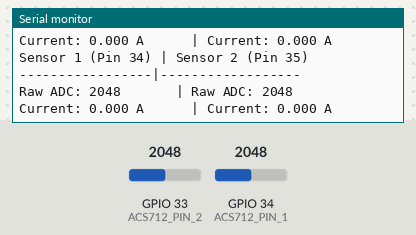
Simulated run of this sketch. Board: ESP32. On the bench: the last lines printed to the serial monitor. Inputs (shaded band) come from the test bench; at power-on: GPIO 33 (ACS712_PIN_2) = 2048, GPIO 34 (ACS712_PIN_1) = 2048 (analog values on the 0–4095 scale).

Above: at 7.2 s.
7.3 s: GPIO 33 (ACS712_PIN_2) set to 2866
At 8.6 s:
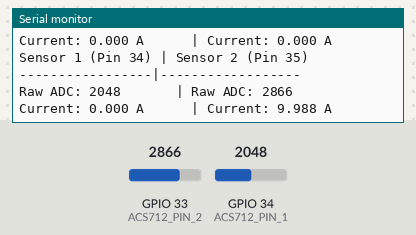
8.8 s: GPIO 34 (ACS712_PIN_1) set to 2866
At 9.9 s:
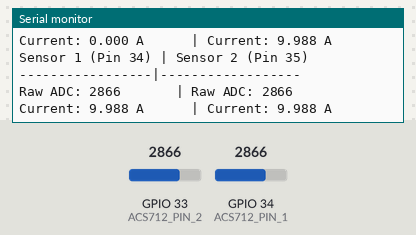
10.3 s: GPIO 33 (ACS712_PIN_2) set to 3603
At 11.5 s:
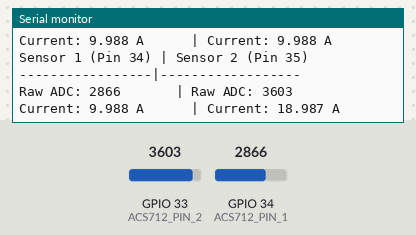
11.8 s: GPIO 34 (ACS712_PIN_1) set to 3603
At 12.6 s:
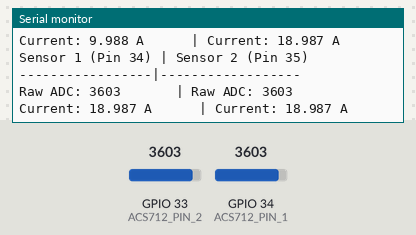
Timing chart, 0 to 14.3 s (numbered marks = the images above; inputs shaded):
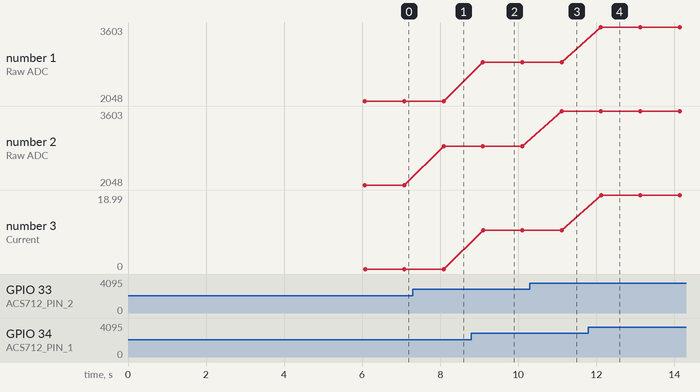

The sketch:

acs712_test.ino
```cpp
/*
 * ESP32 ACS712 Hall Effect Sensor Test
 * Tests two ACS712 current sensors (30A version) on pins 34 and 35
 *
 * Features:
 * - 12-bit ADC resolution with 11dB attenuation
 * - Converts raw ADC to current in Amps (sensitivity: 0.066 V/A)
 * - Serial monitor output for both sensors
 * - Calibration function to zero sensors (set quiescent voltage)
 * - 1-second interval between readings
 */

// ACS712 Pin Definitions
const int ACS712_PIN_1 = 34;  // First sensor ADC pin
const int ACS712_PIN_2 = 33;  // Second sensor ADC pin

// ACS712 Parameters (30A version)
const float ACS712_SENSITIVITY = 0.066;  // 66 mV/A
const float ACS712_SUPPLY_VOLTAGE = 5.0;  // ACS712 supply voltage (V)
const float ACS712_QUIESCENT_VOLTAGE = ACS712_SUPPLY_VOLTAGE / 2.0;  // 2.5V at no current
const int ADC_RESOLUTION = 12;  // 12-bit ADC (0-4095)
const float ADC_MAX_VALUE = 4095.0;

// Calibration offsets (will be set during calibration)
float zeroOffset1 = 0.0;
float zeroOffset2 = 0.0;

// Calibration duration (milliseconds)
const unsigned long CALIBRATION_TIME = 3000;

// Reading interval (1 second)
const unsigned long READING_INTERVAL = 1000;

void setup() {
  // Initialize Serial communication
  Serial.begin(115200);
  delay(1000);  // Wait for Serial to initialize

  Serial.println("\n========================================");
  Serial.println("  ESP32 ACS712 Dual Sensor Test");
  Serial.println("========================================");
  Serial.println();

  // Configure ADC for both sensors
  configureADC();

  // Perform calibration
  calibrateSensors();

  Serial.println();
  Serial.println("Calibration complete. Starting readings...");
  Serial.println("========================================");
  Serial.println();
}

void loop() {
  // Read raw ADC values
  int rawValue1 = readSensorRaw(ACS712_PIN_1);
  int rawValue2 = readSensorRaw(ACS712_PIN_2);

  // Convert to current (Amps)
  float current1 = convertToCurrent(rawValue1, zeroOffset1);
  float current2 = convertToCurrent(rawValue2, zeroOffset2);

  // Display results
  Serial.println("Sensor 1 (Pin 34) | Sensor 2 (Pin 35)");
  Serial.println("-----------------|------------------");
  Serial.print("Raw ADC: ");
  Serial.print(rawValue1);
  Serial.print("       | Raw ADC: ");
  Serial.println(rawValue2);

  Serial.print("Current: ");
  Serial.print(current1, 3);
  Serial.print(" A      | Current: ");
  Serial.print(current2, 3);
  Serial.println(" A");
  Serial.println();

  // Wait for next reading
  delay(READING_INTERVAL);
}

/**
 * Configure ADC with 12-bit resolution and 11dB attenuation
 */
void configureADC() {
  // Set ADC resolution (12-bit = 0-4095)
  analogReadResolution(ADC_RESOLUTION);

  // Set attenuation to 11dB (allows full 0-3.3V range)
  analogSetAttenuation(ADC_11db);

  Serial.println("ADC Configuration:");
  Serial.println("  Resolution: 12-bit (0-4095)");
  Serial.println("  Attenuation: 11dB");
  Serial.println("  Voltage Range: 0-3.3V");
  Serial.println("  ACS712 Supply: 5.0V (quiescent ~2.5V)");
  Serial.println();
}

/**
 * Read raw ADC value from sensor pin
 */
int readSensorRaw(int pin) {
  return analogRead(pin);
}

/**
 * Convert raw ADC value to current in Amps
 *
 * Formula:
 *   Voltage = (rawADC / ADC_MAX_VALUE) * 3.3  (ESP32 ADC reference)
 *   Current = (Voltage - zeroOffsetVoltage) / ACS712_SENSITIVITY
 */
float convertToCurrent(int rawADC, float zeroOffset) {
  // Convert raw ADC to voltage (ESP32 ADC reference is 3.3V)
  float voltage = (rawADC / ADC_MAX_VALUE) * 3.3;

  // Calculate current using calibrated zero offset
  float current = (voltage - zeroOffset) / ACS712_SENSITIVITY;

  return current;
}

/**
 * Calibrate both sensors by averaging readings with no current
 * Ensure NO current flows through sensors during calibration
 */
void calibrateSensors() {
  Serial.println("Starting calibration...");
  Serial.println("Ensure NO current flows through sensors during calibration.");
  Serial.println("Calibrating for " + String(CALIBRATION_TIME / 1000) + " seconds...");
  Serial.println();

  delay(2000);  // Give user time to ensure no current

  // Variables to accumulate readings
  long sum1 = 0;
  long sum2 = 0;
  int samples = 0;

  unsigned long startTime = millis();
  while (millis() - startTime < CALIBRATION_TIME) {
    sum1 += readSensorRaw(ACS712_PIN_1);
    sum2 += readSensorRaw(ACS712_PIN_2);
    samples++;
    delay(10);  // Small delay between samples
  }

  // Calculate average raw ADC values
  float avgRaw1 = (float)sum1 / samples;
  float avgRaw2 = (float)sum2 / samples;

  // Convert to voltage for zero offset
  zeroOffset1 = (avgRaw1 / ADC_MAX_VALUE) * 3.3;
  zeroOffset2 = (avgRaw2 / ADC_MAX_VALUE) * 3.3;

  Serial.println("Calibration Results:");
  Serial.println("---------------------");
  Serial.print("Sensor 1 - Avg Raw ADC: ");
  Serial.print(avgRaw1, 1);
  Serial.print(" | Zero Offset Voltage: ");
  Serial.print(zeroOffset1, 3);
  Serial.println(" V");

  Serial.print("Sensor 2 - Avg Raw ADC: ");
  Serial.print(avgRaw2, 1);
  Serial.print(" | Zero Offset Voltage: ");
  Serial.print(zeroOffset2, 3);
  Serial.println(" V");
  Serial.println();

  // Verify offset is near expected quiescent voltage (2.5V for 5V supply)
  float expectedOffset = ACS712_QUIESCENT_VOLTAGE;
  if (abs(zeroOffset1 - expectedOffset) > 0.3 || abs(zeroOffset2 - expectedOffset) > 0.3) {
    Serial.println("WARNING: Zero offset deviates significantly from expected " + String(expectedOffset, 2) + "V.");
    Serial.println("         Expected ~2.5V for 5V supply. Check sensor power and connections.");
    Serial.println();
  }
}
```

Measured:
- after the input at 7.3 s, the serial monitor: prints a new line after 0.79 s (image 1)
- after the input at 8.8 s, the serial monitor: prints a new line after 0.30 s (image 2)
- after the input at 10.3 s, the serial monitor: prints a new line after 0.81 s (image 3)
- after the input at 11.8 s, the serial monitor: prints a new line after 0.32 s (image 4)
- plotted number 2: 2048 → 2866 after the input at 7.3 s, 2866 → 3603 after the input at 10.3 s
